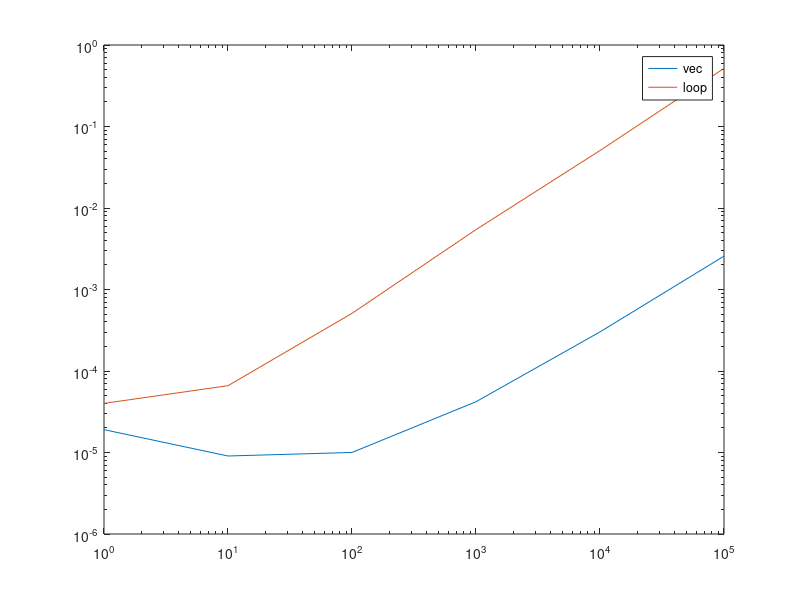

Source code (MATLAB):
function vec_a

sizes=[1 10 100 1000 10000 100000];

for i=1:length(sizes)
    x=randn(sizes(i),3);

    tic;
    c=loop_dist(x);
    loop_time(i)=toc;
    
    tic;
    c=vec_dist(x);
    vec_time(i)=toc;
    

end

loglog(sizes,vec_time,sizes,loop_time)
legend('vec','loop');

keyboard
    
function d=loop_dist(x)
for i=1:size(x,1)
    d(i)=sqrt(x(i,1)^2+x(i,2)^2+x(i,3)^2);
end

    
function d=vec_dist(x)
d=sqrt(sum(x.^2,2));